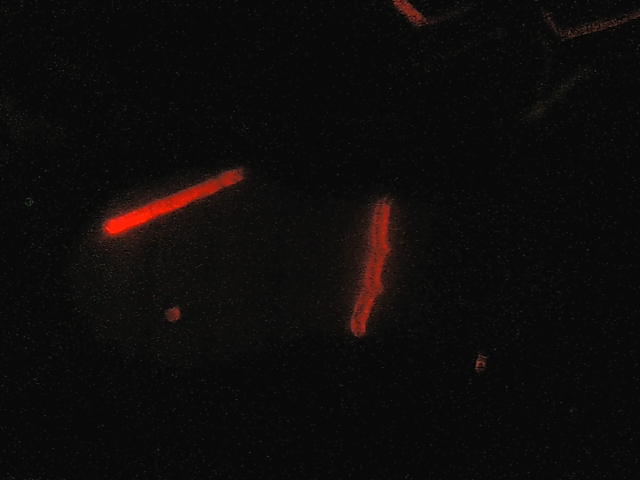
#> input picture image/T100_P130.png, 640 x 480 px, found by its file name
$ python check_xx.py
#> lines starting #> are read from the running program, lines starting #| are printed output that depends on the picture; after the words box and inside, x2 and y2 are one past the last pixel; in counts of white or black regions, pixels touching at a corner belong together
import cv2
import numpy as np
from PIL import Image as PILImage

# =====================
# 確認したい画像を指定
# =====================

fpath     = r"C:\Users\siro1\k22057nk\研究\line-laser-shoe-sole\image\T100_P130.png"
result_dir = r"C:\Users\siro1\k22057nk\研究\line-laser-shoe-sole\result"

# =====================
# 画像読み込み
# =====================

img = cv2.cvtColor(np.array(PILImage.open(fpath)), cv2.COLOR_RGB2BGR)
img_bright = cv2.convertScaleAbs(img, alpha=5.0, beta=30)

# =====================
# ステップ1：赤色抽出
# =====================

hsv = cv2.cvtColor(img_bright, cv2.COLOR_BGR2HSV)
#> hsv: shape (480, 640, 3); mean H, S, V 13.5, 13.7, 91.8
mask1 = cv2.inRange(hsv, np.array([0,   80, 80]), np.array([15,  255, 255]))
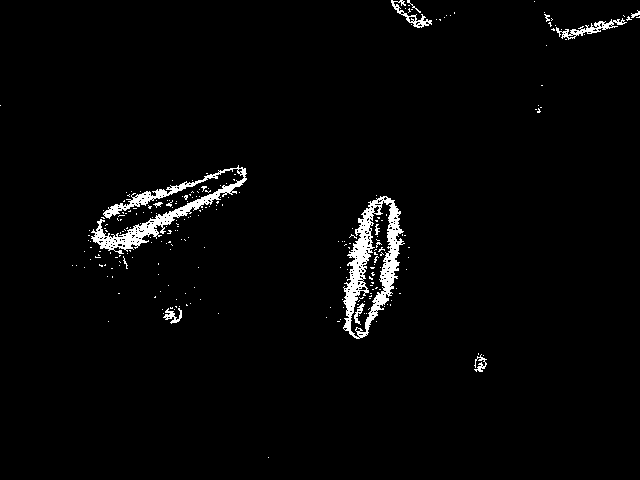
#> mask1: shape (480, 640); 2.4% white; 245 white regions (232 under 20 px), largest, box (x1, y1, x2, y2) and area: (343, 196, 405, 339) 3076, (91, 165, 247, 254) 2634, (556, 18, 627, 40) 401
mask2 = cv2.inRange(hsv, np.array([160, 80, 80]), np.array([180, 255, 255]))
#> mask2: shape (480, 640); 0.01% white in thin lines or dots, all inside (x1, y1, x2, y2) = (104, 25, 617, 322)
mask  = cv2.bitwise_or(mask1, mask2)
#> mask: shape (480, 640); 2.4% white; 244 white regions (231 under 20 px), largest, box (x1, y1, x2, y2) and area: (343, 196, 405, 339) 3081, (91, 165, 247, 254) 2649, (556, 18, 627, 40) 403
kernel = np.ones((3,3), np.uint8)
mask  = cv2.morphologyEx(mask, cv2.MORPH_OPEN, kernel)
#> mask: shape (480, 640); 1.5% white; 46 white regions (24 under 20 px), largest, box (x1, y1, x2, y2) and area: (100, 178, 246, 249) 1196, (346, 210, 372, 316) 965, (371, 219, 402, 311) 857

# 元画像に青でオーバーレイ
step1 = cv2.cvtColor(img, cv2.COLOR_BGR2RGB).copy()
#> step1 is the input picture: shape (480, 640, 3); mean R, G, B 14, 11.7, 10.8
step1[mask > 0] = [0, 0, 255]
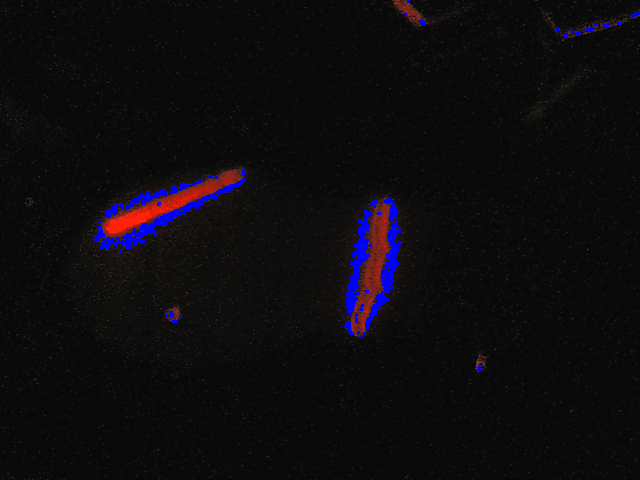
#> step1: shape (480, 640, 3); 1.45% of pixels changed, all inside (x1, y1, x2, y2) = (93, 0, 640, 371)

PILImage.fromarray(step1).save(f"{result_dir}\\step1_red.png")
print(f"Step1保存: step1_red.png  ({mask.sum()//255}px)")
#| Step1保存: step1_red.png  (4469.0px)

# =====================
# ステップ2：横線排除
# =====================

# HoughLinesで横線を除去
lines = cv2.HoughLinesP(mask, 1, np.pi/180, threshold=20, minLineLength=20, maxLineGap=10)
#> lines = 65 rows, first 6: [105, 247, 245, 179], [115, 246, 241, 184], [100, 248, 245, 178], [106, 248, 244, 181], [348, 330, 356, 244], [105, 216, 212, 175]
hough_mask = np.zeros_like(mask)
if lines is not None:
    for l in lines:
        x1,y1,x2,y2 = l[0]
        angle = np.degrees(np.arctan2(y2-y1, x2-x1))
        if not (-30 < angle < 30):
            cv2.line(hough_mask, (x1,y1), (x2,y2), 255, 10)
#> this loop made 65 passes
#> (x1, y1, x2, y2, angle) on passes 1 to 12: (105, 247, 245, 179, -25.91), (115, 246, 241, 184, -26.2), (100, 248, 245, 178, -25.77), (106, 248, 244, 181, -25.9), (348, 330, 356, 244, -84.69), (105, 216, 212, 175, -20.97), (349, 330, 371, 203, -80.17), (376, 315, 400, 241, -72.03), (100, 247, 230, 184, -25.86), (373, 319, 398, 229, -74.48), (106, 217, 212, 176, -21.15), (566, 36, 596, 25, -20.14)
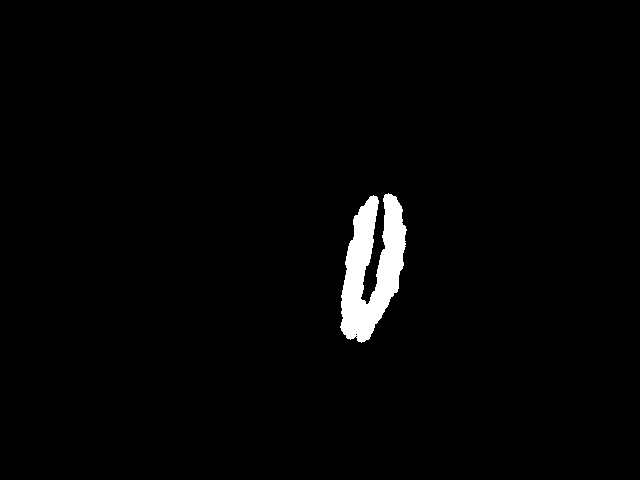
#> hough_mask: shape (480, 640); 1.9% white; 1 white region, box (x1, y1, x2, y2) and area: (340, 193, 407, 343) 5813
step2a = cv2.bitwise_and(mask, hough_mask)
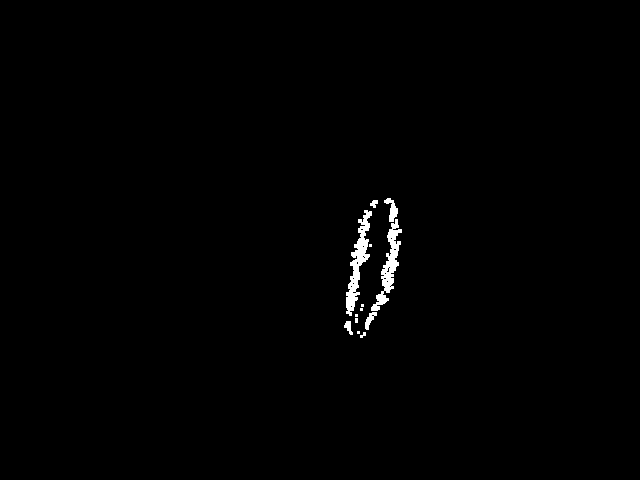
#> step2a: shape (480, 640); 0.74% white; 13 white regions (6 under 20 px)

# さらに輪郭の縦横比でフィルター
contours, _ = cv2.findContours(step2a, cv2.RETR_EXTERNAL, cv2.CHAIN_APPROX_SIMPLE)
#> contours = 13 contours, 7 with area under 20; largest, box (x1, y1, x2, y2) and area: (346, 210, 372, 316) 824, (371, 219, 402, 311) 721, (384, 198, 398, 222) 126, (365, 312, 377, 330) 78, (344, 321, 353, 335) 50, (370, 200, 378, 208) 28
filtered_mask = np.zeros_like(mask)
for cnt in contours:
    x,y,w,h = cv2.boundingRect(cnt)
    if h > w * 1.0:
        cv2.drawContours(filtered_mask, [cnt], -1, 255, -1)
#> this loop made 13 passes
#> (x, y, w, h) on passes 1, 3, 6, 10, 11, 12, 13: (360, 332, 6, 6), (344, 321, 9, 14), (365, 312, 12, 18), (371, 219, 31, 92), (346, 210, 26, 106), (370, 200, 8, 8), (384, 198, 14, 24)
#> (cnt, x, y, w, h) on passes 2, 4, 5, 7, 8, 9: ([[357, 331], [357, 333], [359, 333], [359, 331]], 357, 331, 3, 3), ([[355, 318], [355, 322], [357, 322], [357, 318]], 355, 318, 3, 5), ([[355, 314], [355, 316], [357, 316], [357, 314]], 355, 314, 3, 3), ([[360, 308], [360, 310], [362, 310], [362, 308]], 360, 308, 3, 3), ([[361, 304], [361, 306], [363, 306], [363, 304]], 361, 304, 3, 3), ([[369, 244], [369, 246], [371, 246], [371, 244]], 369, 244, 3, 3)
#> filtered_mask: shape (480, 640); 0.71% white; 6 white regions (1 under 20 px), largest, box (x1, y1, x2, y2) and area: (346, 210, 372, 316) 979, (371, 219, 402, 311) 871, (384, 198, 398, 222) 160, (365, 312, 377, 330) 102, (344, 321, 353, 335) 69

step2 = cv2.cvtColor(img, cv2.COLOR_BGR2RGB).copy()
step2[filtered_mask > 0] = [0, 0, 255]
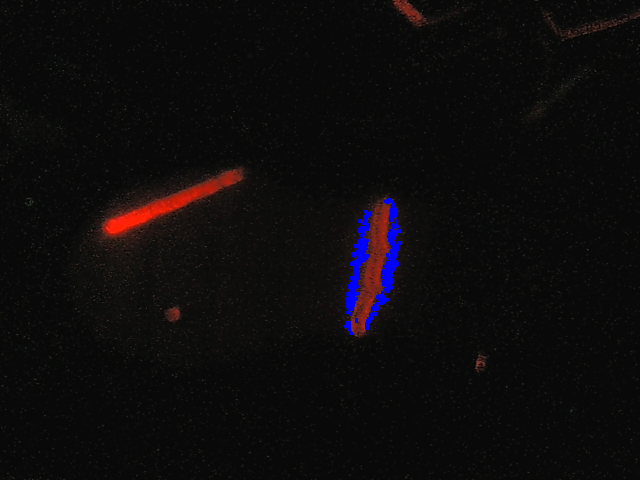
#> step2: shape (480, 640, 3); 0.71% of pixels changed, all inside (x1, y1, x2, y2) = (344, 198, 402, 335)

PILImage.fromarray(step2).save(f"{result_dir}\\step2_vertical.png")
print(f"Step2保存: step2_vertical.png  ({filtered_mask.sum()//255}px)")
#| Step2保存: step2_vertical.png  (2196.0px)

# =====================
# ステップ3：溝検出
# =====================

red = img_bright[:,:,2]
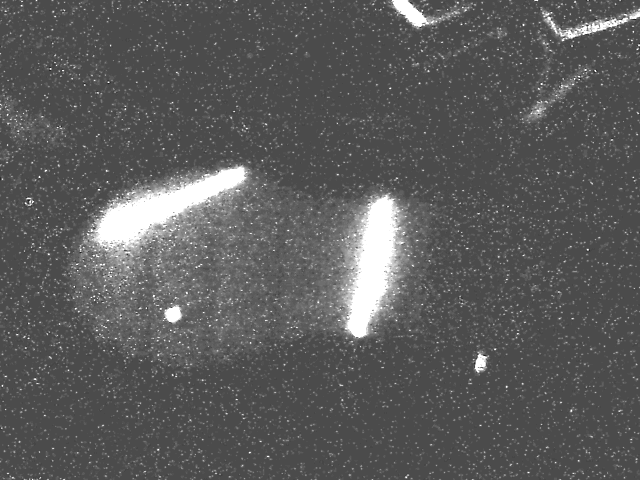
#> red: shape (480, 640); min 30, max 255, mean 90.9
points = []
for y in range(filtered_mask.shape[0]):
    xs = np.where(filtered_mask[y,:] > 0)[0]
    if len(xs) == 0:
        continue
    x = xs[np.argmax(red[y, xs])]
    points.append((int(x), int(y)))
#> after the loop, points = 137 pairs, first value 348 to 391, second value 198 to 334

print(f"縦線検出点数: {len(points)}")
#| 縦線検出点数: 137

threshold = 8
groove_pts = []
for i in range(1, len(points)):
    dx = abs(points[i][0] - points[i-1][0])
    if dx > threshold:
        groove_pts.append(points[i])
#> this loop made 136 passes
#> dx on passes 1 to 12: 1, 2, 0, 0, 2, 5, 0, 0, 0, 1, 0, 0
#> after the loop, groove_pts = [(370, 211), (389, 217), (367, 222), (389, 231), (364, 232), (383, 266), (358, 271), (381, 273), (359, 274), (385, 287), (355, 288), (372, 312), (351, 314), (369, 316), (355, 318)]

step3 = cv2.cvtColor(img, cv2.COLOR_BGR2RGB).copy()
step3[filtered_mask > 0] = [0, 0, 255]  # 縦線を青で
for px, py in groove_pts:
    cv2.circle(step3, (px, py), 6, (0, 255, 0), -1)  # 溝を緑で
#> this loop made 15 passes
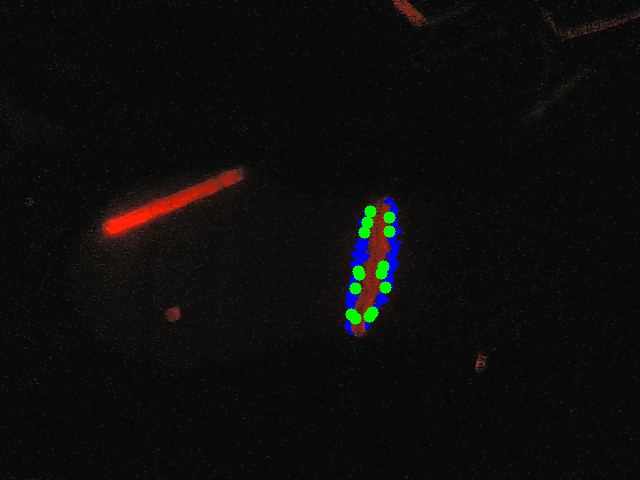
#> step3: shape (480, 640, 3); 0.48% of pixels changed, all inside (x1, y1, x2, y2) = (345, 205, 396, 325)

PILImage.fromarray(step3).save(f"{result_dir}\\step3_groove.png")
print(f"Step3保存: step3_groove.png  (溝{len(groove_pts)}点)")
#| Step3保存: step3_groove.png  (溝15点)

$ run again, with image/T070_P130.png copied over image/T100_P130.png
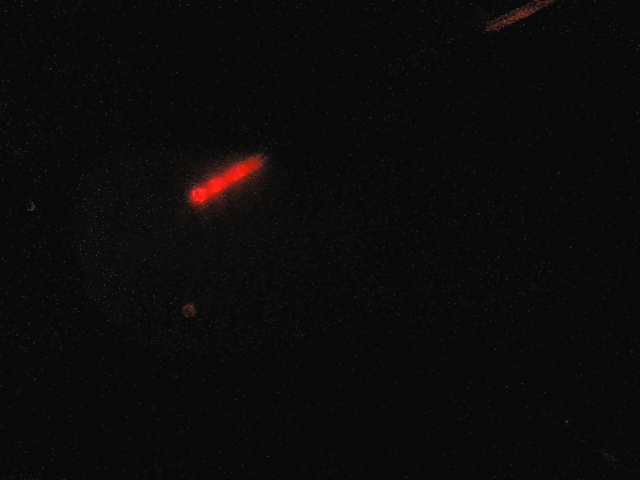
#> input picture image/T070_P130.png, 640 x 480 px, found by its file name
#> hsv: shape (480, 640, 3); mean H, S, V 10.2, 6.8, 83.3
#> mask1: shape (480, 640); 0.94% white; 66 white regions (62 under 20 px), largest, box (x1, y1, x2, y2) and area: (180, 152, 270, 221) 2143, (485, 9, 528, 33) 289, (522, 0, 553, 16) 186, (182, 303, 196, 318) 97
#> mask2: shape (480, 640); 0.01% white in thin lines or dots, all inside (x1, y1, x2, y2) = (188, 2, 551, 192)
#> step1 is the input picture: shape (480, 640, 3); mean R, G, B 11.3, 10.4, 10
#> `step1[mask > 0] = [0, 0, 255]`:
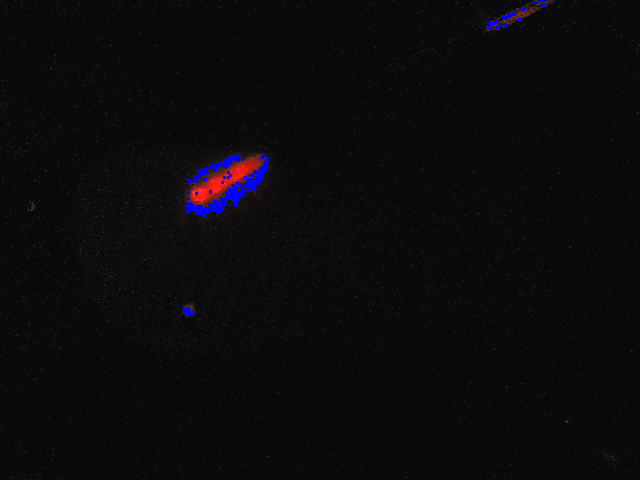
#> step1: shape (480, 640, 3); 0.56% of pixels changed, all inside (x1, y1, x2, y2) = (184, 0, 548, 315)
#| Step1保存: step1_red.png  (1712.0px)
#> lines = 33 rows, first 6: [197, 214, 263, 178], [196, 212, 267, 170], [216, 212, 258, 184], [202, 216, 260, 181], [188, 182, 239, 157], [188, 180, 239, 154]
#> the loop `for l in lines:` made 33 passes
#> (x1, y1, x2, y2, angle) on passes 1 to 8: (197, 214, 263, 178, -28.61), (196, 212, 267, 170, -30.61), (216, 212, 258, 184, -33.69), (202, 216, 260, 181, -31.11), (188, 182, 239, 157, -26.11), (188, 180, 239, 154, -27.01), (228, 188, 267, 165, -30.53), (499, 23, 522, 8, -33.11)
#> step2a: shape (480, 640); 0.39% white; 18 white regions (15 under 20 px)
#> contours = 18 contours, 16 with area under 20; largest, box (x1, y1, x2, y2) and area: (186, 162, 268, 217) 850, (502, 12, 516, 20) 40
#> the loop `for cnt in contours:` made 18 passes
#> (cnt, x, y, w, h) on passes 1, 2, 3, 4, 5, 8: ([[234, 204], [234, 206], [236, 206], [236, 204]], 234, 204, 3, 3), ([[187, 197], [187, 199], [189, 199], [189, 197]], 187, 197, 3, 3), ([[195, 192], [195, 194]], 195, 192, 1, 3), ([[187, 191], [187, 193], [189, 193], [189, 191]], 187, 191, 3, 3), ([[188, 180], [188, 182], [190, 182], [190, 180]], 188, 180, 3, 3), ([[267, 159], [266, 160], [268, 160]], 266, 159, 3, 2)
#> step2: shape (480, 640, 3); under 0.01% of pixels changed, all inside (x1, y1, x2, y2) = (193, 177, 196, 195)
#| Step2保存: step2_vertical.png  (15.0px)
#> `red = img_bright[:,:,2]`:
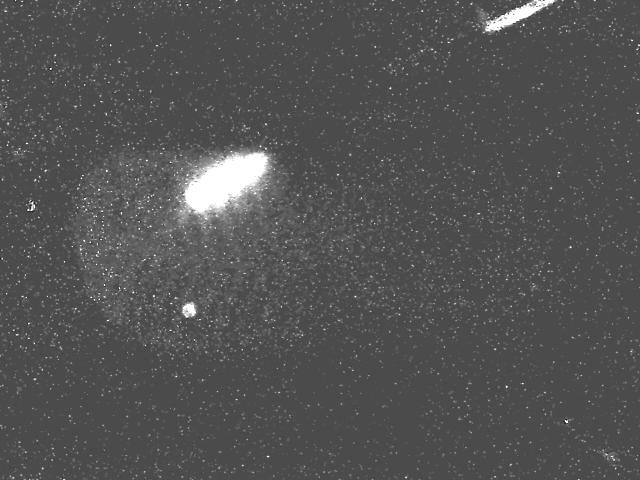
#> red: shape (480, 640); min 30, max 255, mean 82.5
#> after the loop `for y in range(filtered_mask.shape[0]):`: points = [(194, 177), (194, 178), (194, 179), (195, 180), (193, 181), (195, 182), (195, 192), (195, 193), (195, 194)]
#| 縦線検出点数: 9
#> the loop `for i in range(1, len(points)):` made 8 passes
#> dx on passes 1 to 8: 0, 0, 1, 2, 2, 0, 0, 0
#> after the loop `for i in range(1, len(points)):`: groove_pts = []
#| Step3保存: step3_groove.png  (溝0点)

$ run again, with image/T072_P130.png copied over image/T100_P130.png
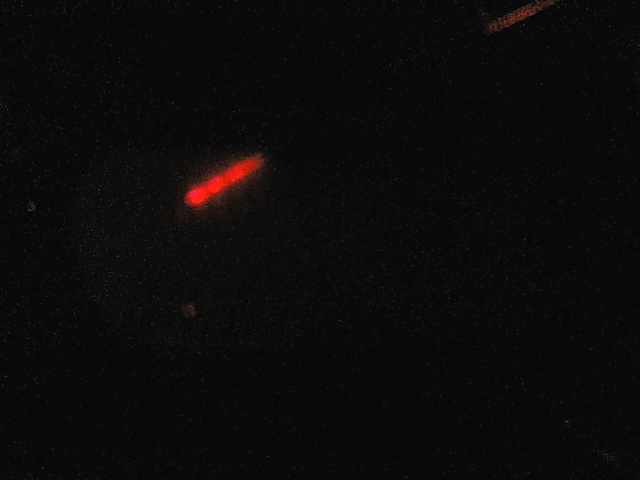
#> input picture image/T072_P130.png, 640 x 480 px, found by its file name
#> hsv: shape (480, 640, 3); mean H, S, V 11.8, 8, 84.7
#> mask1: shape (480, 640); 1% white; 68 white regions (63 under 20 px), largest, box (x1, y1, x2, y2) and area: (177, 152, 270, 222) 2412, (487, 8, 541, 33) 342, (519, 0, 560, 13) 168, (183, 303, 196, 317) 102, (203, 181, 221, 191) 56
#> mask2: shape (480, 640); 0.01% white in thin lines or dots, all inside (x1, y1, x2, y2) = (197, 2, 554, 190)
#> step1 is the input picture: shape (480, 640, 3); mean R, G, B 11.6, 10.7, 10.2
#> step1: shape (480, 640, 3); 0.67% of pixels changed, all inside (x1, y1, x2, y2) = (179, 0, 558, 317)
#| Step1保存: step1_red.png  (2067.0px)
#> lines = 39 rows, first 6: [201, 217, 264, 176], [182, 220, 265, 172], [196, 215, 264, 175], [192, 176, 237, 154], [180, 217, 268, 166], [228, 188, 266, 166]
#> the loop `for l in lines:` made 39 passes
#> (x1, y1, x2, y2, angle) on passes 1 to 8: (201, 217, 264, 176, -33.06), (182, 220, 265, 172, -30.04), (196, 215, 264, 175, -30.47), (192, 176, 237, 154, -26.05), (180, 217, 268, 166, -30.09), (228, 188, 266, 166, -30.07), (181, 218, 268, 168, -29.89), (187, 183, 241, 155, -27.41)
#> step2a: shape (480, 640); 0.45% white; 12 white regions (8 under 20 px)
#> contours = 12 contours, 9 with area under 20; largest, box (x1, y1, x2, y2) and area: (207, 159, 269, 216) 784, (179, 182, 206, 221) 276, (500, 16, 508, 22) 22
#> the loop `for cnt in contours:` made 12 passes
#> (cnt, x, y, w, h) on passes 1, 2, 3, 7, 8, 9: ([[200, 206], [200, 208], [204, 208], [204, 206]], 200, 206, 5, 3), ([[196, 205], [196, 207], [198, 207], [198, 205]], 196, 205, 3, 3), ([[233, 202], [233, 204], [235, 204], [235, 202]], 233, 202, 3, 3), ([[491, 29], [491, 31], [494, 31], [494, 29]], 491, 29, 4, 3), ([[487, 28], [487, 32], [489, 32], [489, 28]], 487, 28, 3, 5), ([[497, 24], [497, 28], [500, 28], [500, 24]], 497, 24, 4, 5)
#> step2: shape (480, 640, 3); 0.13% of pixels changed, all inside (x1, y1, x2, y2) = (179, 24, 501, 221)
#| Step2保存: step2_vertical.png  (385.0px)
#> `red = img_bright[:,:,2]`:
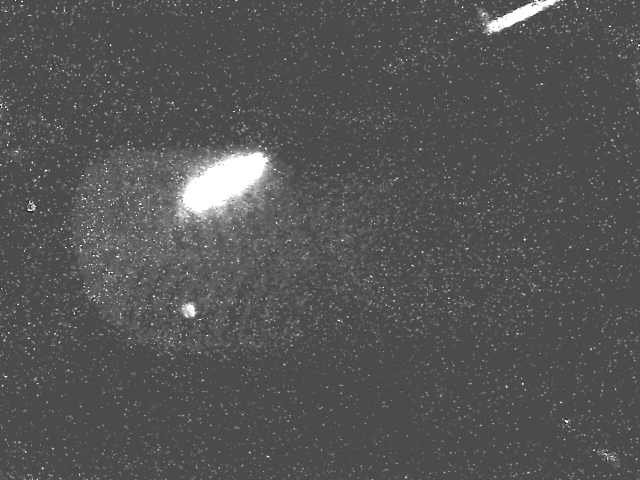
#> red: shape (480, 640); min 30, max 255, mean 83.8
#> the loop `for y in range(filtered_mask.shape[0]):` made 480 passes
#> (xs, x) on passes 25 to 27: ([497, 498, 499, 500], 497), ([497, 498, 499, 500], 497), ([497, 498, 499, 500], 497)
#> after the loop `for y in range(filtered_mask.shape[0]):`: points = 48 pairs, first value 180 to 497, second value 24 to 220
#| 縦線検出点数: 48
#> the loop `for i in range(1, len(points)):` made 47 passes
#> dx on passes 1 to 8: 0, 0, 0, 0, 9, 1, 0, 2
#> after the loop `for i in range(1, len(points)):`: groove_pts = [(488, 29), (187, 182), (180, 215), (204, 217), (182, 220)]
#> the loop `for px, py in groove_pts:` made 5 passes
#> after the loop `for px, py in groove_pts:`:
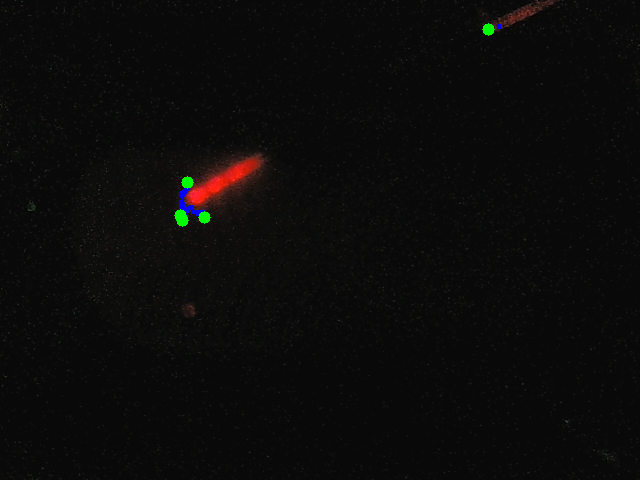
#> step3: shape (480, 640, 3); mean R, G, B 11.5, 11, 10.3
#| Step3保存: step3_groove.png  (溝5点)
